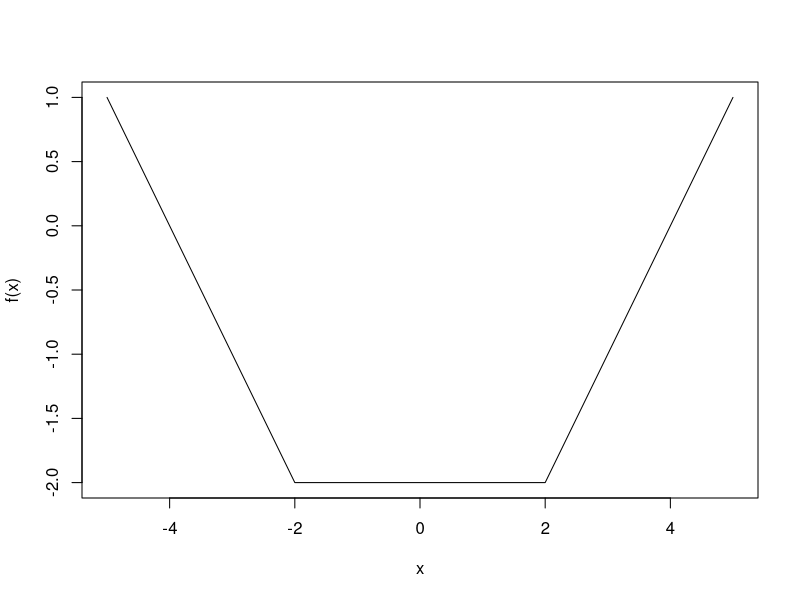

Write R code to recreate this figure.
k <- seq(4,8)
k
5-k
sum(5-k)

sum(5-4:8)


n <- seq(1,4)
prod(n)
factorial(4)
factorial(10)
n <- seq(1,10)
prod(n)

i <- seq(3,7)
2+i^2
1/3*sum(2+i^2)



f <- function(x){
  ifelse(x < -2, -x-4, 
         ifelse(x <= 2, -2, 
                x-4))
}

x <- seq(-5,5, 0.01)
plot(x,f(x), type = "l")
